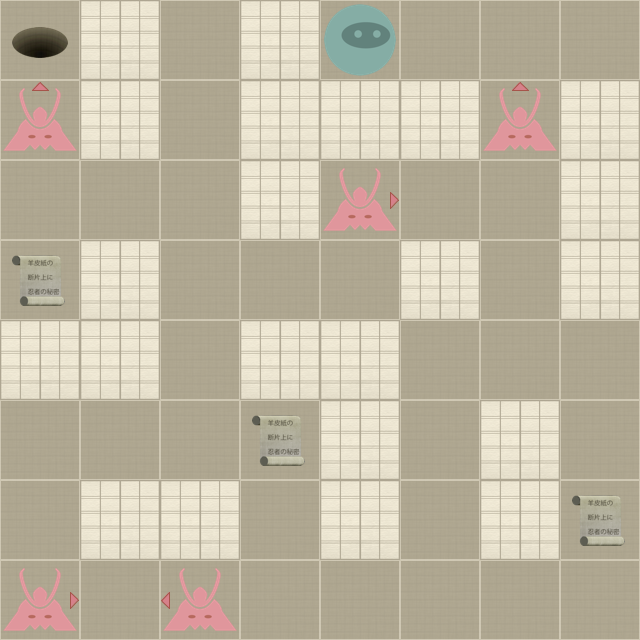

Rendered tile map (Tiled .tmx) drawn with the repository's tilesets; below, a short description and the map source with its tile grids summarised:
An orthogonal 8x8 tile map with 80x80 px tiles, 2 tile layers (Level, Actors).

<map version="1.0" orientation="orthogonal" width="8" height="8" tilewidth="80" tileheight="80">
 <properties>
  <property name="moves" value="26" />
 </properties>
 <tileset firstgid="1" name="tiles" tilewidth="80" tileheight="80" spacing="2" margin="2">
  <image source="tiles-ipad.png" width="512" height="512" />
  <tile id="0">
   <properties>
    <property name="actor" value="exit" />
   </properties>
  </tile>
  <tile id="2">
   <properties>
    <property name="actor" value="guard" />
    <property name="direction" value="down" />
   </properties>
  </tile>
  <tile id="3">
   <properties>
    <property name="actor" value="guard" />
    <property name="direction" value="left" />
   </properties>
  </tile>
  <tile id="4">
   <properties>
    <property name="actor" value="guard" />
    <property name="direction" value="right" />
   </properties>
  </tile>
  <tile id="5">
   <properties>
    <property name="actor" value="guard" />
    <property name="direction" value="up" />
   </properties>
  </tile>
  <tile id="7">
   <properties>
    <property name="actor" value="player" />
   </properties>
  </tile>
  <tile id="8">
   <properties>
    <property name="actor" value="scroll" />
   </properties>
  </tile>
  <tile id="9">
   <properties>
    <property name="wall" value="1" />
   </properties>
  </tile>
 </tileset>
 <layer name="Level" width="8" height="8">
  <data>[64 cells, 64 non-empty, 2 distinct tile ids]</data>
 </layer>
 <layer name="Actors" width="8" height="8">
  <data>[64 cells, 10 non-empty, 6 distinct tile ids]</data>
 </layer>
</map>
